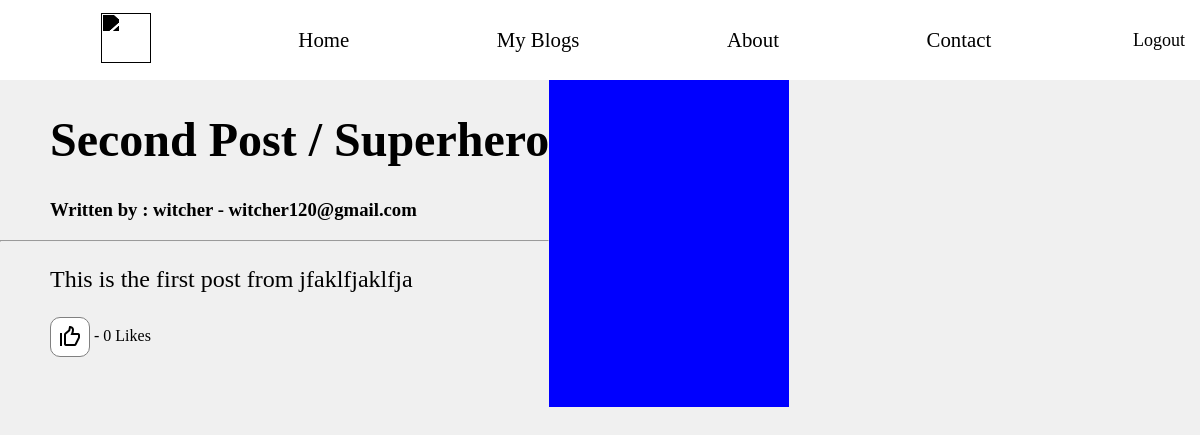
/blogarea/article/3, run on an earlier commit of the app's database.
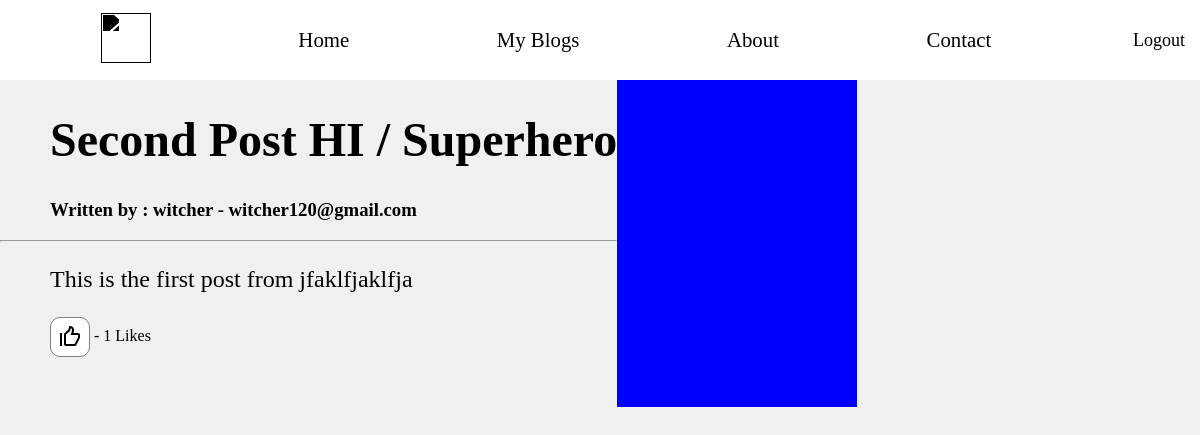
And on a later commit of the database.
### blogarea/models.py (models this page shows, shortened)
class Post(models.Model):
    choices = Category.objects.all().values_list('name','name')
    title = models.CharField(max_length=255)
    author = models.ForeignKey(User,on_delete=models.CASCADE,null=True,blank=True)
    post_date = models.DateField(auto_now_add=True)
    category = models.CharField(choices=choices,max_length=255,default="Uncategorized")
    articleSnippet = models.CharField(max_length=150,default="Default Article Snippet")
    thumbnail = models.ImageField(upload_to='thumbnail/',null=True,blank=True)
    like = models.ManyToManyField(User,related_name='blog_posts',null=True,blank=True)
    body = RichTextField(blank=True,null=True)
    def total_likes(self):
        return self.like.count()

### blogarea/views.py (the view)
# urls.py: path('article/<int:pk>', ArticleDetailView.as_view(), name="ArticleDetailView"),
class ArticleDetailView(DetailView):
    model = Post
    template_name = 'article_Detail.html'
    def get_context_data(self, *args, **kwargs):
        context = super(ArticleDetailView, self).get_context_data(*args, **kwargs)
        stuff = get_object_or_404(Post,id=self.kwargs['pk'])
        total_likes = stuff.total_likes()
        context['total_likes'] = total_likes
        return context

### blogarea/templates/article_Detail.html (shortened to what this page needs)
<!DOCTYPE html>
<html lang="en">
  <head>
    {% load static %}
    <link rel="stylesheet" href="{% static 'header.css' %}" />
    <link rel="stylesheet" href="{% static 'article_Detail.css' %}" />
  </head>
  <body>
    <header>
      <nav>
        <a href=""
          ><img
            class="headerLogo"
            src="{% static '1to1 invictus logo.png'%}"
            height="50px"
            width="50px"
        /></a>
        <a href="{% url 'blogarea'%}">Home</a>
        <a href="">My Blogs</a>
        <a href="">About</a>
        <a href="">Contact</a>
        <form action="{% url 'logout' %}" method="post">
          <button class="headerSignUp">Logout</button>
        </form>
      </nav>
    </header>
    <div class="mainContainer" style="display: flex">
      <div class="left">
        <h1>{{ post.title }} / {{ post.category }}</h1>
        <h3>Written by : {{ post.author }} - {{ post.author.email }}</h3>
        <hr />
        <p>{{ post.body|safe }}</p>
        <div style="display: flex">
          <form action="{% url 'like_post' post.pk %}" method="post">
            <button
              type="submit"
              name="post_id"
              value="{{ post.id }}"
              class="like-button {% if request.user in post.like.all %}liked{% else %}unliked{% endif %}"
              id="LikeButton"
            ></button>
            <label style="margin-top: 10px" for="LikeButton"
              >&nbsp;- {{ total_likes }} Likes</label
            >
          </form>
        </div>
      </div>
      <div
        class="right"
        style="min-width: 20%; min-height: 100%; background-color: blue"
      ></div>
    </div>
  </body>
</html>

What changed in the data, as far as the page shows it:
changed Post "Superhero": title "Second Post" → "Second Post HI"
Also different on the page:
{{ total_likes }}: "0" → "1"
